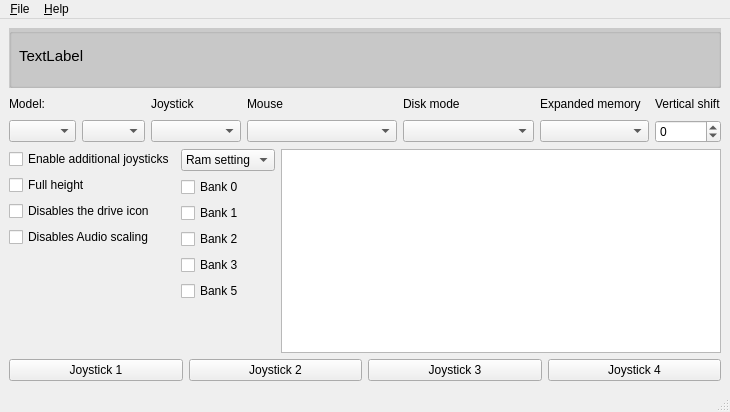
<?xml version="1.0" encoding="UTF-8"?>
<ui version="4.0">
 <class>MainWindow</class>
 <widget class="QMainWindow" name="MainWindow">
  <property name="geometry">
   <rect>
    <x>0</x>
    <y>0</y>
    <width>727</width>
    <height>412</height>
   </rect>
  </property>
  <property name="windowTitle">
   <string>CJM Editor</string>
  </property>
  <widget class="QWidget" name="centralwidget">
   <layout class="QVBoxLayout" name="verticalLayout_3">
    <item>
     <widget class="QGroupBox" name="groupBox">
      <property name="minimumSize">
       <size>
        <width>0</width>
        <height>60</height>
       </size>
      </property>
      <property name="palette">
       <palette>
        <active>
         <colorrole role="Window">
          <brush brushstyle="SolidPattern">
           <color alpha="255">
            <red>202</red>
            <green>202</green>
            <blue>202</blue>
           </color>
          </brush>
         </colorrole>
        </active>
        <inactive>
         <colorrole role="Window">
          <brush brushstyle="SolidPattern">
           <color alpha="255">
            <red>202</red>
            <green>202</green>
            <blue>202</blue>
           </color>
          </brush>
         </colorrole>
        </inactive>
        <disabled>
         <colorrole role="Base">
          <brush brushstyle="SolidPattern">
           <color alpha="255">
            <red>202</red>
            <green>202</green>
            <blue>202</blue>
           </color>
          </brush>
         </colorrole>
         <colorrole role="Window">
          <brush brushstyle="SolidPattern">
           <color alpha="255">
            <red>202</red>
            <green>202</green>
            <blue>202</blue>
           </color>
          </brush>
         </colorrole>
        </disabled>
       </palette>
      </property>
      <property name="autoFillBackground">
       <bool>true</bool>
      </property>
      <property name="title">
       <string/>
      </property>
      <property name="flat">
       <bool>false</bool>
      </property>
      <widget class="QLabel" name="fileName">
       <property name="geometry">
        <rect>
         <x>10</x>
         <y>20</y>
         <width>451</width>
         <height>16</height>
        </rect>
       </property>
       <property name="font">
        <font>
         <pointsize>11</pointsize>
        </font>
       </property>
       <property name="text">
        <string>TextLabel</string>
       </property>
      </widget>
     </widget>
    </item>
    <item>
     <layout class="QGridLayout" name="gridLayout">
      <item row="1" column="5">
       <widget class="QComboBox" name="reu">
        <item>
         <property name="text">
          <string/>
         </property>
        </item>
        <item>
         <property name="text">
          <string>512 kB of REU</string>
         </property>
        </item>
        <item>
         <property name="text">
          <string>2 MB of REU</string>
         </property>
        </item>
        <item>
         <property name="text">
          <string>16 MB of REU</string>
         </property>
        </item>
       </widget>
      </item>
      <item row="0" column="3">
       <widget class="QLabel" name="label_5">
        <property name="sizePolicy">
         <sizepolicy hsizetype="Minimum" vsizetype="Preferred">
          <horstretch>0</horstretch>
          <verstretch>0</verstretch>
         </sizepolicy>
        </property>
        <property name="text">
         <string>Mouse</string>
        </property>
        <property name="buddy">
         <cstring>mouse</cstring>
        </property>
       </widget>
      </item>
      <item row="1" column="3">
       <widget class="QComboBox" name="mouse">
        <item>
         <property name="text">
          <string/>
         </property>
        </item>
        <item>
         <property name="text">
          <string>1351 Mouse as joy #1</string>
         </property>
        </item>
        <item>
         <property name="text">
          <string>1351 Mouse as joy #2</string>
         </property>
        </item>
       </widget>
      </item>
      <item row="1" column="0">
       <widget class="QComboBox" name="model">
        <item>
         <property name="text">
          <string/>
         </property>
        </item>
        <item>
         <property name="text">
          <string>C64</string>
         </property>
        </item>
        <item>
         <property name="text">
          <string>VIC 20</string>
         </property>
        </item>
       </widget>
      </item>
      <item row="0" column="4">
       <widget class="QLabel" name="label_3">
        <property name="sizePolicy">
         <sizepolicy hsizetype="Minimum" vsizetype="Preferred">
          <horstretch>0</horstretch>
          <verstretch>0</verstretch>
         </sizepolicy>
        </property>
        <property name="minimumSize">
         <size>
          <width>0</width>
          <height>20</height>
         </size>
        </property>
        <property name="text">
         <string>Disk mode</string>
        </property>
        <property name="buddy">
         <cstring>diskmode</cstring>
        </property>
       </widget>
      </item>
      <item row="1" column="7">
       <spacer name="horizontalSpacer">
        <property name="orientation">
         <enum>Qt::Horizontal</enum>
        </property>
        <property name="sizeHint" stdset="0">
         <size>
          <width>40</width>
          <height>20</height>
         </size>
        </property>
       </spacer>
      </item>
      <item row="1" column="4">
       <widget class="QComboBox" name="diskmode">
        <item>
         <property name="text">
          <string/>
         </property>
        </item>
        <item>
         <property name="text">
          <string>Accurate disk</string>
         </property>
        </item>
        <item>
         <property name="text">
          <string>Read only</string>
         </property>
        </item>
        <item>
         <property name="text">
          <string>Continuation disks</string>
         </property>
        </item>
       </widget>
      </item>
      <item row="1" column="1">
       <widget class="QComboBox" name="model2">
        <item>
         <property name="text">
          <string/>
         </property>
        </item>
        <item>
         <property name="text">
          <string>PAL</string>
         </property>
        </item>
        <item>
         <property name="text">
          <string>NTSC</string>
         </property>
        </item>
       </widget>
      </item>
      <item row="1" column="2">
       <widget class="QComboBox" name="joystick">
        <item>
         <property name="text">
          <string/>
         </property>
        </item>
        <item>
         <property name="text">
          <string>Joystick #1</string>
         </property>
        </item>
        <item>
         <property name="text">
          <string>Joystick #2</string>
         </property>
        </item>
       </widget>
      </item>
      <item row="0" column="0" colspan="2">
       <widget class="QLabel" name="label">
        <property name="sizePolicy">
         <sizepolicy hsizetype="Minimum" vsizetype="Preferred">
          <horstretch>0</horstretch>
          <verstretch>0</verstretch>
         </sizepolicy>
        </property>
        <property name="text">
         <string>Model:</string>
        </property>
        <property name="buddy">
         <cstring>model</cstring>
        </property>
       </widget>
      </item>
      <item row="0" column="5">
       <widget class="QLabel" name="label_4">
        <property name="text">
         <string>Expanded memory</string>
        </property>
        <property name="buddy">
         <cstring>reu</cstring>
        </property>
       </widget>
      </item>
      <item row="0" column="2">
       <widget class="QLabel" name="label_2">
        <property name="sizePolicy">
         <sizepolicy hsizetype="Minimum" vsizetype="Preferred">
          <horstretch>0</horstretch>
          <verstretch>0</verstretch>
         </sizepolicy>
        </property>
        <property name="text">
         <string>Joystick</string>
        </property>
        <property name="buddy">
         <cstring>joystick</cstring>
        </property>
       </widget>
      </item>
      <item row="1" column="6">
       <widget class="QSpinBox" name="vshift">
        <property name="minimum">
         <number>-15</number>
        </property>
        <property name="maximum">
         <number>17</number>
        </property>
       </widget>
      </item>
      <item row="0" column="6">
       <widget class="QLabel" name="label_6">
        <property name="text">
         <string>Vertical shift</string>
        </property>
       </widget>
      </item>
     </layout>
    </item>
    <item>
     <layout class="QHBoxLayout" name="horizontalLayout">
      <item>
       <layout class="QVBoxLayout" name="verticalLayout_2">
        <item>
         <widget class="QCheckBox" name="setmorejoy">
          <property name="text">
           <string>Enable additional joysticks</string>
          </property>
         </widget>
        </item>
        <item>
         <widget class="QCheckBox" name="setfh">
          <property name="text">
           <string>Full height</string>
          </property>
         </widget>
        </item>
        <item>
         <widget class="QCheckBox" name="setdi">
          <property name="text">
           <string>Disables the drive icon</string>
          </property>
         </widget>
        </item>
        <item>
         <widget class="QCheckBox" name="setns">
          <property name="text">
           <string>Disables Audio scaling</string>
          </property>
         </widget>
        </item>
        <item>
         <spacer name="verticalSpacer">
          <property name="orientation">
           <enum>Qt::Vertical</enum>
          </property>
          <property name="sizeHint" stdset="0">
           <size>
            <width>20</width>
            <height>40</height>
           </size>
          </property>
         </spacer>
        </item>
       </layout>
      </item>
      <item>
       <layout class="QVBoxLayout" name="verticalLayout">
        <item>
         <widget class="QComboBox" name="ramsetting">
          <property name="minimumSize">
           <size>
            <width>90</width>
            <height>0</height>
           </size>
          </property>
          <item>
           <property name="text">
            <string>Ram setting</string>
           </property>
          </item>
          <item>
           <property name="text">
            <string>3 kB</string>
           </property>
          </item>
          <item>
           <property name="text">
            <string>8 kB</string>
           </property>
          </item>
          <item>
           <property name="text">
            <string>16 kB</string>
           </property>
          </item>
          <item>
           <property name="text">
            <string>24 kB</string>
           </property>
          </item>
          <item>
           <property name="text">
            <string>32 kB</string>
           </property>
          </item>
          <item>
           <property name="text">
            <string>35 kB</string>
           </property>
          </item>
         </widget>
        </item>
        <item>
         <widget class="QCheckBox" name="bank0">
          <property name="text">
           <string>Bank 0</string>
          </property>
         </widget>
        </item>
        <item>
         <widget class="QCheckBox" name="bank1">
          <property name="text">
           <string>Bank 1</string>
          </property>
         </widget>
        </item>
        <item>
         <widget class="QCheckBox" name="bank2">
          <property name="text">
           <string>Bank 2</string>
          </property>
         </widget>
        </item>
        <item>
         <widget class="QCheckBox" name="bank3">
          <property name="text">
           <string>Bank 3</string>
          </property>
         </widget>
        </item>
        <item>
         <widget class="QCheckBox" name="bank5">
          <property name="text">
           <string>Bank 5</string>
          </property>
         </widget>
        </item>
        <item>
         <spacer name="verticalSpacer_2">
          <property name="orientation">
           <enum>Qt::Vertical</enum>
          </property>
          <property name="sizeHint" stdset="0">
           <size>
            <width>20</width>
            <height>40</height>
           </size>
          </property>
         </spacer>
        </item>
       </layout>
      </item>
      <item>
       <widget class="QPlainTextEdit" name="cjmsource">
        <property name="lineWrapMode">
         <enum>QPlainTextEdit::NoWrap</enum>
        </property>
        <property name="readOnly">
         <bool>true</bool>
        </property>
       </widget>
      </item>
     </layout>
    </item>
    <item>
     <layout class="QHBoxLayout" name="horizontalLayout_2">
      <item>
       <widget class="QPushButton" name="joy1">
        <property name="text">
         <string>Joystick 1</string>
        </property>
       </widget>
      </item>
      <item>
       <widget class="QPushButton" name="joy2">
        <property name="text">
         <string>Joystick 2</string>
        </property>
       </widget>
      </item>
      <item>
       <widget class="QPushButton" name="joy3">
        <property name="text">
         <string>Joystick 3</string>
        </property>
       </widget>
      </item>
      <item>
       <widget class="QPushButton" name="joy4">
        <property name="text">
         <string>Joystick 4</string>
        </property>
       </widget>
      </item>
     </layout>
    </item>
   </layout>
  </widget>
  <widget class="QMenuBar" name="menubar">
   <property name="geometry">
    <rect>
     <x>0</x>
     <y>0</y>
     <width>727</width>
     <height>22</height>
    </rect>
   </property>
   <widget class="QMenu" name="menu_File">
    <property name="title">
     <string>&amp;File</string>
    </property>
    <addaction name="action_Open"/>
    <addaction name="actionRename"/>
    <addaction name="action_Save_cjm"/>
    <addaction name="separator"/>
    <addaction name="actionE_xit"/>
   </widget>
   <widget class="QMenu" name="menu_Help">
    <property name="title">
     <string>&amp;Help</string>
    </property>
    <addaction name="action_About"/>
   </widget>
   <addaction name="menu_File"/>
   <addaction name="menu_Help"/>
  </widget>
  <widget class="QStatusBar" name="statusbar"/>
  <action name="action_Open">
   <property name="checkable">
    <bool>false</bool>
   </property>
   <property name="text">
    <string>&amp;Open...</string>
   </property>
   <property name="shortcut">
    <string>Ctrl+O</string>
   </property>
  </action>
  <action name="actionE_xit">
   <property name="text">
    <string>E&amp;xit</string>
   </property>
   <property name="shortcut">
    <string>Ctrl+S</string>
   </property>
  </action>
  <action name="action_About">
   <property name="enabled">
    <bool>false</bool>
   </property>
   <property name="text">
    <string>&amp;About</string>
   </property>
  </action>
  <action name="actionRename">
   <property name="enabled">
    <bool>false</bool>
   </property>
   <property name="text">
    <string>Rename</string>
   </property>
   <property name="shortcut">
    <string>Ctrl+R</string>
   </property>
  </action>
  <action name="action_Save_cjm">
   <property name="text">
    <string>&amp;Save cjm</string>
   </property>
   <property name="shortcut">
    <string>Ctrl+S</string>
   </property>
  </action>
  <action name="action3k">
   <property name="text">
    <string>3k</string>
   </property>
  </action>
  <action name="action4k">
   <property name="text">
    <string>4k</string>
   </property>
  </action>
  <action name="action8k">
   <property name="text">
    <string>8k</string>
   </property>
  </action>
  <action name="action16k">
   <property name="text">
    <string>16k</string>
   </property>
  </action>
  <action name="action24k">
   <property name="text">
    <string>24k</string>
   </property>
  </action>
  <action name="action32k">
   <property name="text">
    <string>32k</string>
   </property>
  </action>
  <action name="action35k">
   <property name="text">
    <string>35k</string>
   </property>
  </action>
 </widget>
 <tabstops>
  <tabstop>model</tabstop>
  <tabstop>model2</tabstop>
  <tabstop>joystick</tabstop>
  <tabstop>mouse</tabstop>
  <tabstop>diskmode</tabstop>
  <tabstop>reu</tabstop>
  <tabstop>setmorejoy</tabstop>
  <tabstop>setfh</tabstop>
  <tabstop>setdi</tabstop>
  <tabstop>setns</tabstop>
  <tabstop>bank0</tabstop>
  <tabstop>bank1</tabstop>
  <tabstop>bank2</tabstop>
  <tabstop>bank3</tabstop>
  <tabstop>bank5</tabstop>
  <tabstop>joy1</tabstop>
  <tabstop>joy2</tabstop>
  <tabstop>joy3</tabstop>
  <tabstop>joy4</tabstop>
 </tabstops>
 <resources/>
 <connections/>
</ui>
